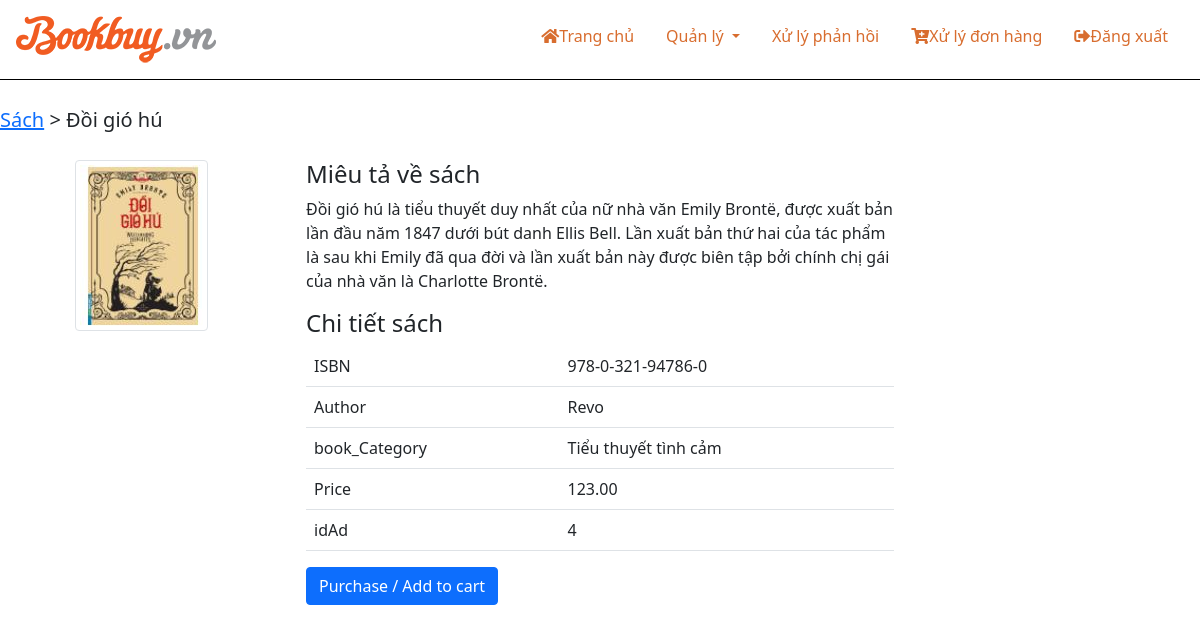
The app's page /admin/click_book.php?bookstory=978-0-321-94786-0 (signed in) with its own data.
### tables this page shows
CREATE TABLE `books` (
  `book_isbn` varchar(20) NOT NULL,
  `book_title` varchar(60) NOT NULL,
  `book_author` varchar(60) NOT NULL,
  `book_image` varchar(40) DEFAULT NULL,
  `book_Category` varchar(255) DEFAULT NULL,
  `book_descr` text DEFAULT NULL,
  `book_price` decimal(6,2) NOT NULL,
  `publisherid` int(10) NOT NULL,
  `idAd` int(10) NOT NULL
);

### admin/click_book.php (the view, shortened to what this page needs)
<?php
  $book_isbn = $_GET['bookstory'];
  $query = "SELECT * FROM books WHERE book_isbn = '$book_isbn'";
  $result = mysqli_query($conn, $query);
  $row = mysqli_fetch_assoc($result);
  require "header.php";
?>
      <p class="lead" style="margin: 25px 0"><a href="books.php">Sách</a> > <?php echo $row['book_title']; ?></p>
      <div class="row">
        <div class="col-md-3 text-center">
          <img class="img-responsive img-thumbnail" src="./bootstrap/img/<?php echo $row['book_image']; ?>">
        </div>
        <div class="col-md-6">
          <h4>Miêu tả về sách</h4>
          <p><?php echo $row['book_descr']; ?></p>
          <h4>Chi tiết sách</h4>
          <table class="table">
          	<?php foreach($row as $key => $value){
              if($key == "book_descr" || $key == "book_image" || $key == "publisherid" || $key == "book_title"){
                continue;
              }
              switch($key){
                case "book_isbn":
                  $key = "ISBN";
                  break;
                case "book_author":
                  $key = "Author";
                  break;
                case "book_price":
                  $key = "Price";
                  break;
              }
            ?>
            <tr>
              <td><?php echo $key; ?></td>
              <td><?php echo $value; ?></td>
            </tr>
            <?php
              }
            ?>
          </table>
          <form method="post" action="cart.php">
            <input type="submit" value="Purchase / Add to cart" name="cart" class="btn btn-primary">
          </form>
       	</div>
      </div>
<?php
  require "footer.php";
?>

### admin/index.css (style rules this page uses)
* { padding: 0; margin: 0; box-sizing: border-box; text-decoration: none; }
:root { --color-main: #d86d2f; }

### records on screen
books: book_title "Đồi gió hú", book_image (picture), book_descr "Đồi gió hú là tiểu thuyết duy nhất của nữ nhà văn Emily Brontë, được xuất bản lần đầu năm 1847 dưới bút danh Ellis Bell. Lần xuất bản thứ hai của tác phẩm là sau khi Emily đã qua đời và lần xuất bản này được biên tập bởi chính chị gái của nhà văn là Charlotte Brontë.", book_isbn "978-0-321-94786-0", book_author "Revo", book_Category "Tiểu thuyết tình cảm", book_price "123.00", idAd "4"

### other values on screen
$key "ISBN"
$key "Author"
$key "book_Category"
$key "Price"
$key "idAd"
